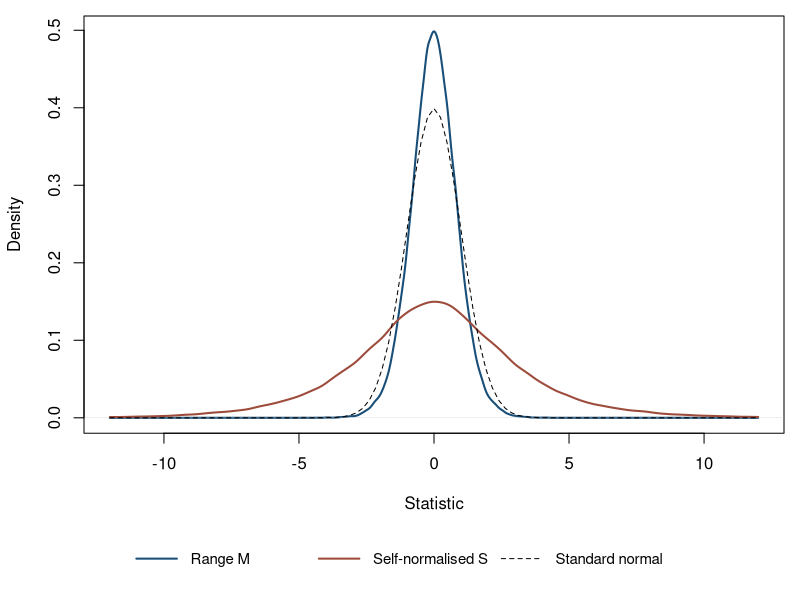
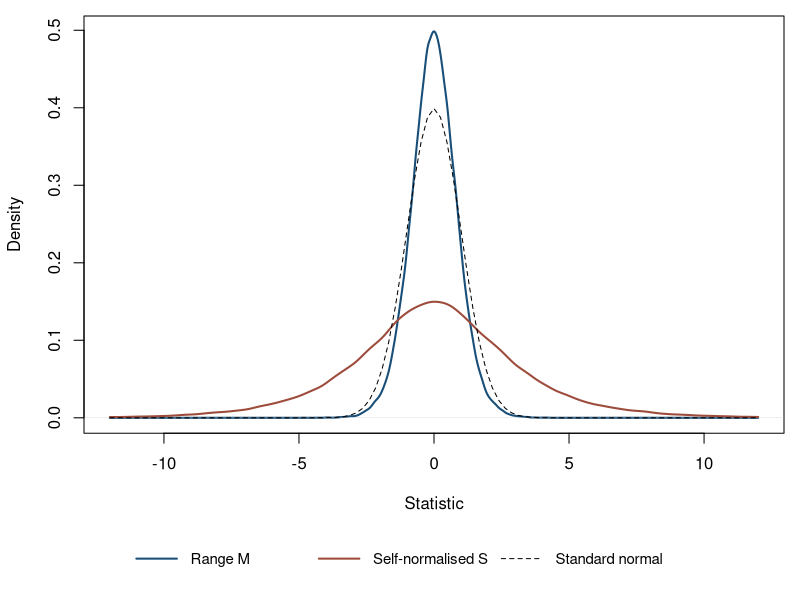

Recreate these plots in R, in order.
# Create the output directory when this example is run on its own.
dir.create("figures", recursive = TRUE, showWarnings = FALSE)

# Chapter 6: signed S and M, quadratic U_q and M_q^2.
S_tail <- function(x) {
 if(x==0)return(.5)
 integrate(function(th){z<-x/sin(th);exp(.5*(log(2*z)-z-log1p(-exp(-2*z))))},0,pi/2,rel.tol=1e-10)$value/pi
}
range_cdf <- function(r) vapply(r,function(x){
 if(x<=0)return(0);j<-1:80
 if(x<1)sqrt(2*pi)*pi^2/x^3*sum(j^2*exp(-pi^2*j^2/(2*x^2)))
 else 1-2*sum((4*j^2*x^2-1)*exp(-2*j^2*x^2))
},numeric(1))
M_tail<-function(x){if(x==0)return(.5)
 integrate(function(r)x*dnorm(x*r)*range_cdf(r),0,8,rel.tol=1e-10,subdivisions=300)$value+pnorm(-8*x)}
quant<-function(alpha,fun)uniroot(function(x)fun(x)-alpha,c(.001,50),tol=1e-9)$root
alpha<-c(.1,.05,.025,.01,.005,.001)
scalar<-data.frame(alpha=alpha,S=sapply(alpha,quant,fun=S_tail),M=sapply(alpha,quant,fun=M_tail),
 U1=sapply(alpha/2,quant,fun=S_tail)^2,M1sq=sapply(alpha/2,quant,fun=M_tail)^2)
print(scalar,digits=10);write.csv(scalar,'critical_scalar.csv',row.names=FALSE)
# Range distribution inversion on a fine grid.
rgrid<-seq(.15,5,length.out=60001);Fgrid<-range_cdf(rgrid)
use<-!duplicated(Fgrid)&Fgrid>0&Fgrid<1
qrange<-approxfun(c(0,Fgrid[use],1),c(0,rgrid[use],8),rule=2)
# KL expansion for the bridge integral matrix; replace its tail by its mean.
set.seed(61008);B<-100000L;K<-512L;qmax<-10L
weights<-1/(pi*seq_len(K));tailmean<-trigamma(K+1)/pi^2
U<-M2<-matrix(NA_real_,B,qmax)
for(i in seq_len(B)){
 A<-matrix(rnorm(K*qmax),K,qmax)*weights
 V<-crossprod(A)+diag(tailmean,qmax)
 Z<-rnorm(qmax);w<-forwardsolve(t(chol(V)),Z)
 U[i,]<-cumsum(w^2);ranges<-qrange(runif(qmax));M2[i,]<-cumsum((Z/ranges)^2)
 if(i%%10000L==0L)cat('replications',i,'\n')
}
Ucv<-apply(U,2,quantile,probs=1-alpha,type=8)
Mcv<-apply(M2,2,quantile,probs=1-alpha,type=8)
Ucv[,1]<-scalar$U1;Mcv[,1]<-scalar$M1sq
rownames(Ucv)<-rownames(Mcv)<-alpha
write.csv(Ucv,'critical_U.csv');write.csv(Mcv,'critical_M2.csv')
mcse<-function(z){
 arr<-sapply(split(seq_len(B),rep(1:20,each=B/20)),function(ii)
 as.vector(apply(z[ii,,drop=FALSE],2,quantile,probs=1-alpha,type=8)))
 matrix(apply(arr,1,sd)/sqrt(20),length(alpha),qmax)
}
write.csv(mcse(U),'critical_U_mcse.csv');write.csv(mcse(M2),'critical_M2_mcse.csv')
saveRDS(list(S=scalar,U=Ucv,M2=Mcv,B=B,K=K,seed=61008,
 scalar_MC=data.frame(alpha,S=quantile(sqrt(U[,1]),1-2*alpha,type=8),
 M=quantile(sqrt(M2[,1]),1-2*alpha,type=8))),'critical_checks.rds')
print(Ucv);print(Mcv)
sgn<-sample(c(-1,1),B,replace=TRUE)
ds<-density(sgn*sqrt(U[,1]),from=-12,to=12,n=2048)
dm<-density(sgn*sqrt(M2[,1]),from=-12,to=12,n=2048)
draw_densities <- function() {
 oldpar <- par(no.readonly=TRUE)
 on.exit({layout(1); par(oldpar)})
 layout(matrix(1:2, ncol=1), heights=c(1, 0.16))
 par(mar=c(4.2, 4.2, 0.8, 0.8))
 plot(dm,lwd=2,col='#184e77',xlab='Statistic',main='',ylim=c(0,max(dm$y)))
 lines(ds,lwd=2,col='#9d4c3c');curve(dnorm(x),add=TRUE,lty=2)
 par(mar=rep(0, 4)); plot.new()
 legend('center',c('Range M','Self-normalised S','Standard normal'),
  col=c('#184e77','#9d4c3c','black'),lty=c(1,1,2),lwd=c(2,2,1),
  bty='n',horiz=TRUE,cex=0.9,seg.len=3)
}
pdf('figures/dist-m-hat.pdf',width=7,height=4.5)
draw_densities();dev.off()
png('figures/dist-m-hat.png',width=2100,height=1350,res=300)
draw_densities();dev.off()
